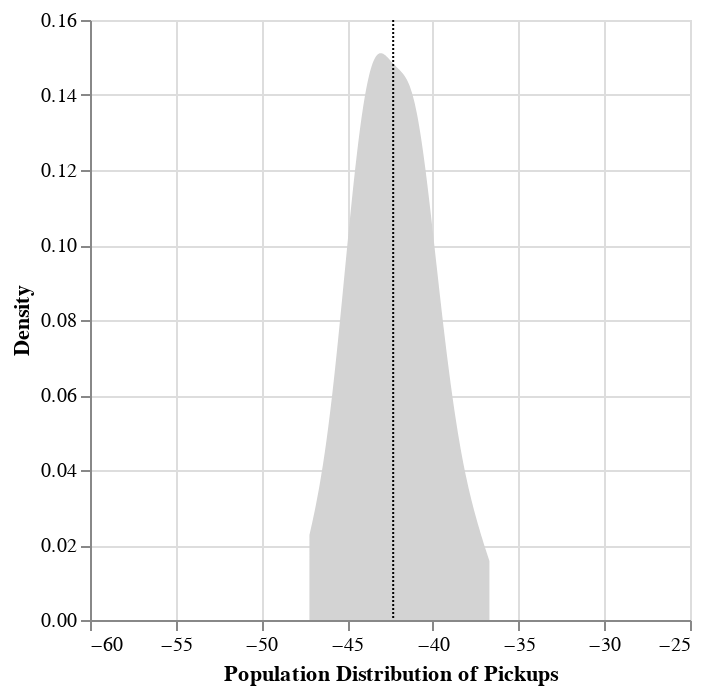

Write notebook code for a chart like this one.
### Code cell
bootstrapped_1000_100 = NPS_bootstrap(responses_1000, 100)
print(CI_90(bootstrapped_1000_100))
print(CI_95(bootstrapped_1000_100))
NPS_density(bootstrapped_1000_100)

### Figure 1 — Vega-Lite specification as saved in the notebook (floating-point values rounded to 4 significant figures)
{"config": {"view": {"continuousWidth": 300, "continuousHeight": 300}}, "layer": [{"mark": {"type": "area", "color": "lightgray"}, "encoding": {"x": {"axis": {"title": "Population Distribution of Pickups"}, "field": "tests", "scale": {"domain": [-57.2, -26.7]}, "type": "quantitative"}, "y": {"axis": {"title": "Density"}, "field": "density", "type": "quantitative"}}, "transform": [{"density": "tests", "as": ["tests", "density"]}]}, {"mark": {"type": "rule", "color": "black", "strokeDash": [1, 1]}, "encoding": {"x": {"aggregate": "mean", "field": "tests", "type": "quantitative"}}}], "data": {"name": "data-169a9d31c31fd99fd24c6dec4a8037f4"}, "$schema": "https://vega.github.io/schema/vega-lite/v5.16.3.json", "datasets": {"data-169a9d31c31fd99fd24c6dec4a8037f4": [{"tests": -44.9}, {"tests": -41.3}, {"tests": -44.1}, {"tests": -46.1}, {"tests": -43.7}, {"tests": -41.9}, {"tests": -42.8}, {"tests": -43.3}, {"tests": -40.9}, {"tests": -44.0}, {"tests": -40.7}, {"tests": -43.3}, {"tests": -47.1}, {"tests": -45.0}, {"tests": -41.8}, {"tests": -44.2}, {"tests": -44.3}, {"tests": -40.1}, {"tests": -39.3}, {"tests": -39.2}, {"tests": -46.1}, {"tests": -42.7}, {"tests": -41.0}, {"tests": -40.5}, {"tests": -42.5}, {"tests": -41.4}, {"tests": -38.5}, {"tests": -43.5}, {"tests": -39.5}, {"tests": -44.8}, {"tests": -41.6}, {"tests": -40.3}, {"tests": -37.7}, {"tests": -42.4}, {"tests": -41.3}, {"tests": -42.0}, {"tests": -45.0}, {"tests": -40.7}, {"tests": -41.0}, {"tests": -46.8}, {"tests": -41.3}, {"tests": -37.6}, {"tests": -43.4}, {"tests": -42.7}, {"tests": -42.5}, {"tests": -41.7}, {"tests": -43.4}, {"tests": -45.3}, {"tests": -39.7}, {"tests": -43.0}, {"tests": -42.5}, {"tests": -46.1}, {"tests": -40.5}, {"tests": -39.6}, {"tests": -43.4}, {"tests": -43.4}, {"tests": -43.9}, {"tests": -43.0}, {"tests": -43.5}, {"tests": -43.6}, {"tests": -43.5}, {"tests": -44.3}, {"tests": -39.9}, {"tests": -42.7}, {"tests": -44.7}, {"tests": -44.7}, {"tests": -38.7}, {"tests": -36.7}, {"tests": -43.1}, {"tests": -41.1}, {"tests": -39.8}, {"tests": -44.1}, {"tests": -41.0}, {"tests": -42.2}, {"tests": -40.9}, {"tests": -41.6}, {"tests": -37.2}, {"tests": -44.9}, {"tests": -38.7}, {"tests": -45.0}, {"tests": -41.4}, {"tests": -45.4}, {"tests": -41.3}, {"tests": -43.1}, {"tests": -47.2}, {"tests": -38.5}, {"tests": -41.3}, {"tests": -45.3}, {"tests": -44.5}, {"tests": -41.6}, {"tests": -44.3}, {"tests": -41.5}, {"tests": -44.3}, {"tests": -39.8}, {"tests": -40.8}, {"tests": -42.4}, {"tests": -40.0}, {"tests": -43.1}, {"tests": -43.2}, {"tests": -40.2}]}}
